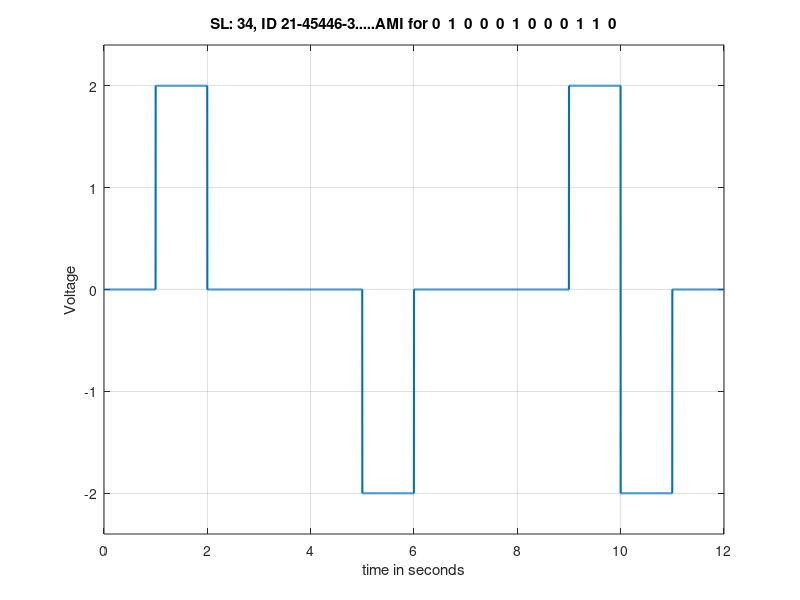

MATLAB code for this plot:
% Value of A = 2
% Value of B = 1
% Value of C = 4
% Value of D = 5
% Value of E = 4
% Value of F = 4
% Value of G = 6
% Value of H = 3
bit_stream = [0 1 0 0 0 1 0 0 0 1 1 0];
no_bits = length(bit_stream);
bit_rate = 5000;
pulse_per_bit = 1;
pulse_duration = 1;
no_pulses = no_bits*pulse_per_bit;
samples_per_pulse = 500;
fs = (samples_per_pulse)/(pulse_duration);
t = 0:1/fs:(no_pulses)*(pulse_duration);
no_samples = length(t);
dig_sig = zeros(1,no_samples);
max_voltage = +2;
avg_voltage=0;
min_voltage = -2;
inv_bit=1;
for i = 1:no_bits
if bit_stream(i) == 1
if inv_bit == 1
dig_sig(((i-1)*(samples_per_pulse)+1):i*(samples_per_pulse))=max_voltage*ones(1,samples_per_pulse);
inv_bit=0;
else
dig_sig(((i-1)*(samples_per_pulse)+1):i*(samples_per_pulse))=min_voltage*ones(1,samples_per_pulse);
inv_bit=1;
end
else
dig_sig(((i-1)*(samples_per_pulse)+1):i*(samples_per_pulse))=avg_voltage*ones(1,samples_per_pulse);
end
end
figure
plot(t,dig_sig,'linewidth',1.5)
grid on
xlabel('time in seconds')
ylabel('Voltage')
ylim([(min_voltage - (max_voltage)*0.2) (max_voltage+max_voltage*0.2)])
title(['SL: 34, ID 21-45446-3.....AMI for ',num2str(bit_stream),''])

